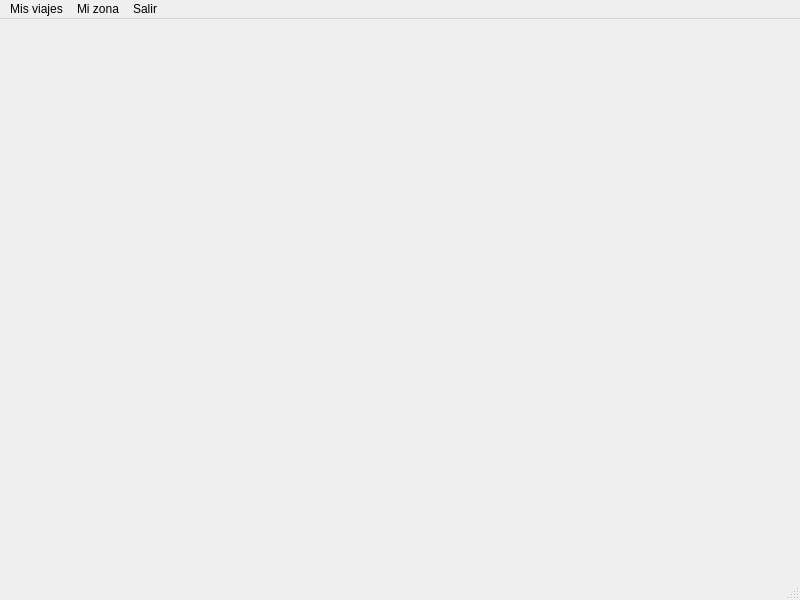
<?xml version="1.0" encoding="UTF-8"?>
<ui version="4.0">
 <class>MainWindow</class>
 <widget class="QMainWindow" name="MainWindow">
  <property name="geometry">
   <rect>
    <x>0</x>
    <y>0</y>
    <width>800</width>
    <height>600</height>
   </rect>
  </property>
  <property name="windowTitle">
   <string>MainWindow</string>
  </property>
  <property name="autoFillBackground">
   <bool>false</bool>
  </property>
  <property name="styleSheet">
   <string notr="true"/>
  </property>
  <widget class="QWidget" name="centralwidget"/>
  <widget class="QMenuBar" name="menubar">
   <property name="geometry">
    <rect>
     <x>0</x>
     <y>0</y>
     <width>800</width>
     <height>33</height>
    </rect>
   </property>
   <widget class="QMenu" name="mis_viajes">
    <property name="title">
     <string>Mis viajes</string>
    </property>
    <addaction name="actionver_viajes"/>
    <addaction name="actioncomprar_viaje"/>
   </widget>
   <widget class="QMenu" name="menuMi_zona">
    <property name="title">
     <string>Mi zona</string>
    </property>
    <addaction name="actionconfiguracion"/>
    <addaction name="actionacerca_de_mi"/>
   </widget>
   <widget class="QMenu" name="menuCerrar_sesion">
    <property name="title">
     <string>Salir</string>
    </property>
    <addaction name="actionCerrar_sesion"/>
    <addaction name="actionSalir_del_programa"/>
   </widget>
   <addaction name="mis_viajes"/>
   <addaction name="menuMi_zona"/>
   <addaction name="menuCerrar_sesion"/>
  </widget>
  <widget class="QStatusBar" name="statusbar"/>
  <action name="actionCerrar_sesion">
   <property name="text">
    <string>Cerrar sesion</string>
   </property>
  </action>
  <action name="actionSalir_del_programa">
   <property name="text">
    <string>Salir del programa</string>
   </property>
  </action>
  <action name="actionver_viajes">
   <property name="text">
    <string>ver viajes</string>
   </property>
  </action>
  <action name="actioncomprar_viaje">
   <property name="text">
    <string>comprar viaje</string>
   </property>
  </action>
  <action name="actionconfiguracion">
   <property name="text">
    <string>configuracion</string>
   </property>
  </action>
  <action name="actionacerca_de_mi">
   <property name="text">
    <string>acerca de mi</string>
   </property>
  </action>
 </widget>
 <resources/>
 <connections/>
</ui>
